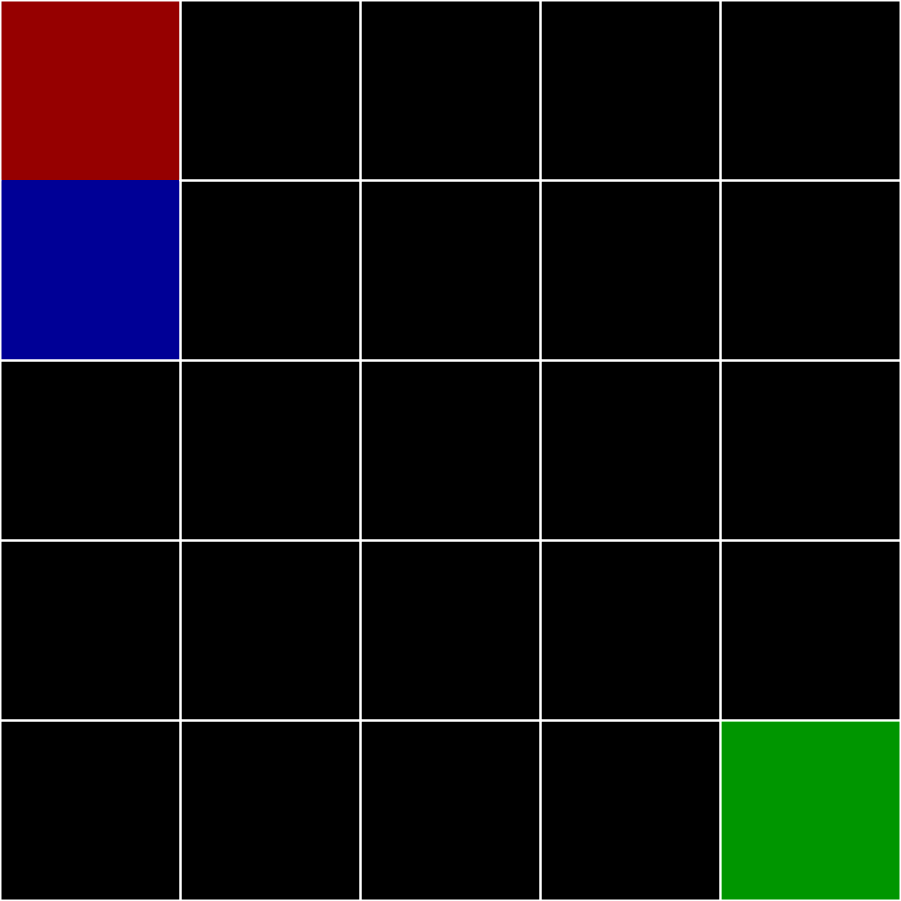
Frame 1 (no input)
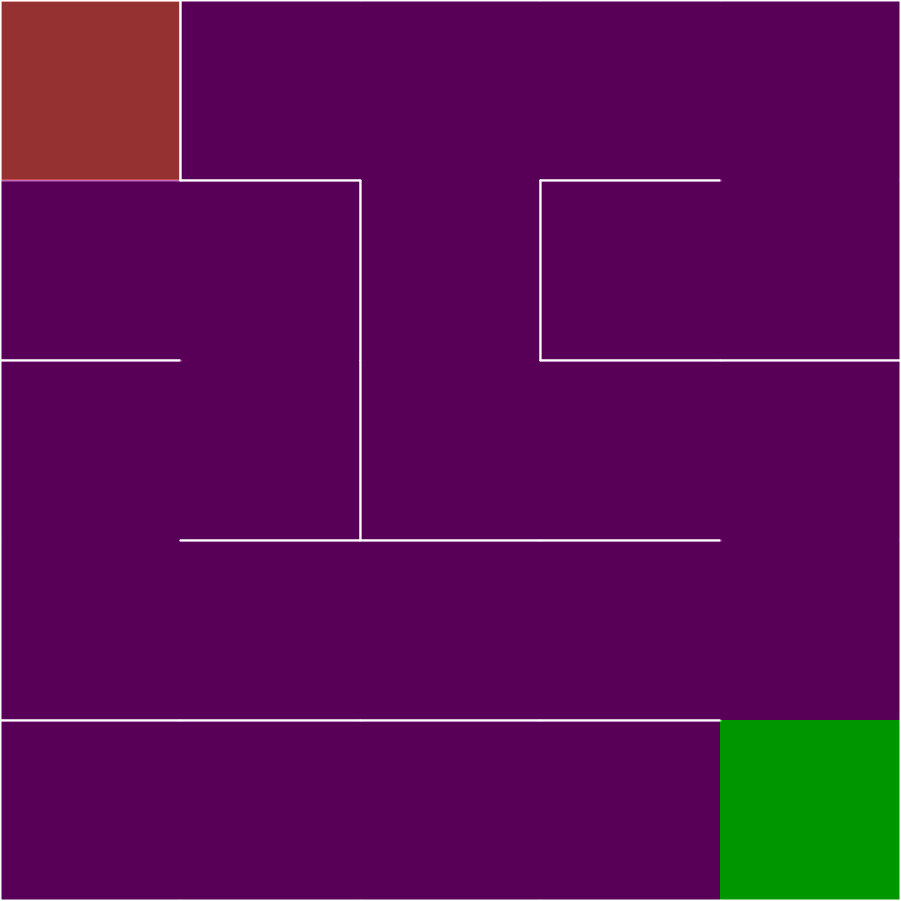
Frame 60 (the mouse pressed at the canvas centre just before this capture)
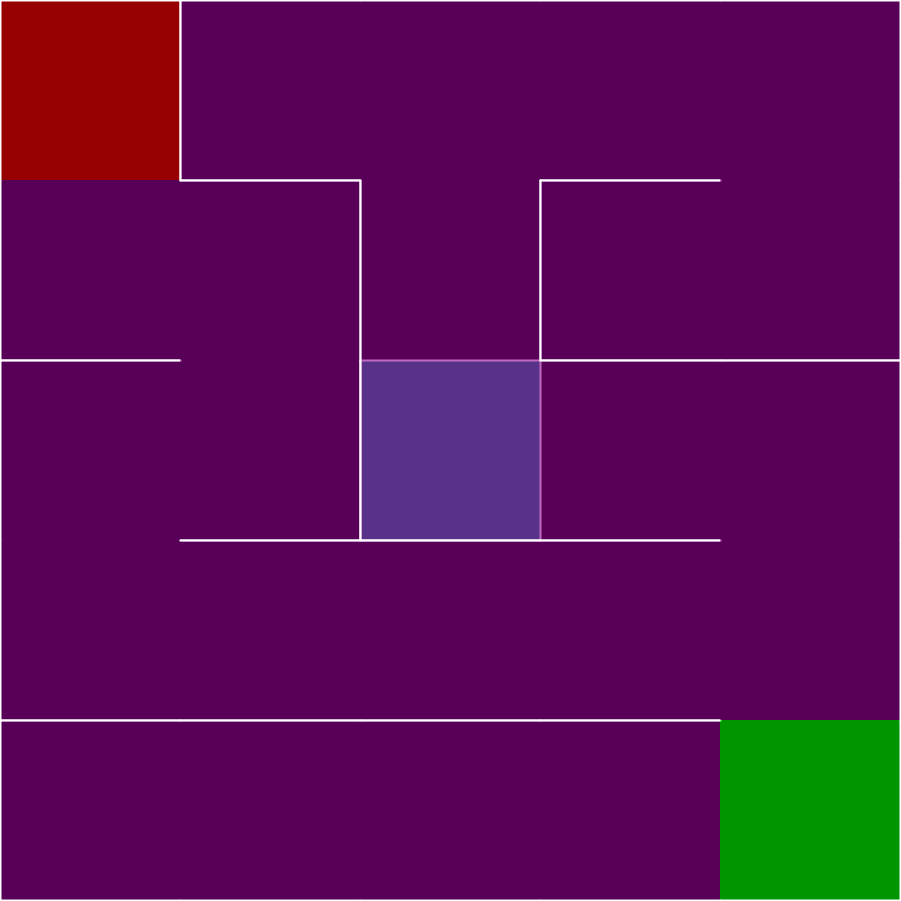
Frame 120 (the mouse held since frame 60 and released just before this capture)

The Processing sketch that drew these frames (run headless with seeded random() and noise(); from frame 60 on, the mouse is pressed at the canvas centre):

// Processing sketch: MainScript
// ── MainScript.pde
ArrayList<Cell> maze;
Creator creator;
ArrayList<Cell> stack;

int nbrCellWidth;
int nbrCellHeight;
float sizeCell;

boolean creationMode;
ArrayList<Cell> playerPath;
boolean solved;

void setup() {
  size(901, 901);
  frameRate(60);

  maze = new ArrayList<Cell>();
  nbrCellWidth = 5;
  nbrCellHeight = 5;
  sizeCell = min(width/nbrCellWidth, height/nbrCellHeight);
  for (int i=0; i<nbrCellWidth; i++) {
    for (int j=0; j<nbrCellHeight; j++) {
      Cell cell = new Cell(i, j, false, false);
      if (i == 0 && j == 0) cell.first = true;
      if (i == nbrCellWidth-1 && j == nbrCellHeight-1) cell.last = true;
      maze.add(cell);
    }
  }
  creator = new Creator();
  stack = new ArrayList<Cell>();
  creationMode = true;
  playerPath = new ArrayList<Cell>();
  playerPath.add(maze.get(0));
  solved = false;
}

void draw() {
  background(0);

  if (creationMode) {
    creator.nextStep();
  } else {
    solvingDisplay();
    if (playerPath.get(playerPath.size()-1).last) solved = true;
  }
  for (Cell cell : maze) {
    cell.display();
  }
}

void removeWall(Cell c1, Cell c2) {
  if (c1.row - c2.row == -1) {
    c1.walls[2] = false;
    c2.walls[0] = false;
  } else if (c1.row - c2.row == 1) {
    c1.walls[0] = false;
    c2.walls[2] = false;
  } else if (c1.col - c2.col == -1) {
    c1.walls[3] = false;
    c2.walls[1] = false;
  } else if (c1.col - c2.col == 1) {
    c1.walls[1] = false;
    c2.walls[3] = false;
  }
}

void solvingDisplay() {
  fill(0, 150, 150, 200);
  rect(floor(mouseX/sizeCell)*sizeCell, floor(mouseY/sizeCell)*sizeCell, sizeCell, sizeCell);
}

void mouseDragged() {
  if (!creationMode) {
    Cell current = getCell(mouseX, mouseY);
    if (current != null && current.isNeighbour(playerPath.get(playerPath.size()-1))) {
      playerPath.add(current);
      current.pathed = true;
    }
  }
}

void mouseClicked() {
  if (!creationMode) {
    boolean erase = false;
    Cell current = getCell(mouseX, mouseY);
    for (Cell cell : playerPath) {
      if (current == cell) {
        erase = true;
        break;
      }
    }
    if (erase) {
      Cell eraser = playerPath.remove(playerPath.size()-1);
      eraser.pathed = false;
      while (eraser != current) {
        eraser = playerPath.remove(playerPath.size()-1);
        eraser.pathed = false;
      }
      playerPath.add(eraser);
      eraser.pathed = true;
    }
  }
}

Cell getCell(int x, int y) {
  Cell cell;
  try {
    cell = maze.get(floor(x/sizeCell)*nbrCellWidth + floor(y/sizeCell));
  } 
  catch(IndexOutOfBoundsException e) {
    return null;
  }
  return cell;
}

// ── Cell.pde
class Cell {
  int row;
  int col;

  boolean first;
  boolean last;
  boolean current;
  boolean stacked;
  boolean visited;
  boolean pathed;
  boolean[] walls;

  Cell(int r, int c, boolean f, boolean l) {
    this.row = r;
    this.col = c;
  
    this.first = f;
    this.last = l;
    this.current = false;
    this.stacked = false;
    this.visited = false;
    this.pathed = false;

    this.walls = new boolean[4];    
    this.walls[0] = true;
    this.walls[1] = true;
    this.walls[2] = true;
    this.walls[3] = true;
  }

  void display() {
    noStroke();
    noFill();
    if(this.first){
      fill(255, 0, 0, 150);
    } else if(this.last){
      fill(0, 255, 0, 150);
    } else if(this.current){
      fill(0, 0, 255, 150);
    } else if(this.stacked){
      fill(150, 0, 0, 150);
    } else if(this.pathed){
      if(solved){
        fill(0, 255, 0);
      } else {
        fill(0);
      }
    } else if (this.visited) {
      fill(150, 0, 150, 150);
    }
    rect(this.row * sizeCell, this.col * sizeCell, sizeCell, sizeCell);
    
    stroke(255);
    strokeWeight(2);
    if (this.walls[0]) line(this.row * sizeCell, this.col * sizeCell, this.row * sizeCell, (this.col+1) * sizeCell); 
    if (this.walls[1]) line(this.row * sizeCell, this.col * sizeCell, (this.row+1) * sizeCell, this.col * sizeCell);
    if (this.walls[2]) line((this.row+1) * sizeCell, this.col * sizeCell, (this.row+1) * sizeCell, (this.col+1) * sizeCell); 
    if (this.walls[3]) line(this.row * sizeCell, (this.col+1) * sizeCell, (this.row+1) * sizeCell, (this.col+1) * sizeCell);
  }

  ArrayList<Cell> getNeighbours() {
    ArrayList<Cell> neighbours = new ArrayList<Cell>();
    if (this.row != 0 && !maze.get((this.row-1)*nbrCellWidth + this.col).visited) neighbours.add(maze.get((this.row-1)*nbrCellWidth + this.col));
    if (this.col != 0 && !maze.get(this.row*nbrCellWidth + this.col-1).visited) neighbours.add(maze.get(this.row*nbrCellWidth + this.col-1));
    if (this.row != nbrCellHeight-1 && !maze.get((this.row+1)*nbrCellWidth + this.col).visited) neighbours.add(maze.get((this.row+1)*nbrCellWidth + this.col));
    if (this.col != nbrCellWidth-1 && !maze.get(this.row*nbrCellWidth + this.col+1).visited) neighbours.add(maze.get(this.row*nbrCellWidth + this.col+1));    
    return neighbours;
  }
  
  boolean isNeighbour(Cell cell){
    boolean neighbour = false;
    if(this.row == cell.row+1 && this.col == cell.col && !this.walls[0]) neighbour = true;
    if(this.row == cell.row && this.col == cell.col+1 && !this.walls[1]) neighbour = true;
    if(this.row == cell.row-1 && this.col == cell.col && !this.walls[2]) neighbour = true;
    if(this.row == cell.row && this.col == cell.col-1 && !this.walls[3]) neighbour = true;
    return neighbour;
  }
}

// ── Creator.pde
class Creator {
  Cell current;

  Creator() {
    this.current = maze.get(0);
    this.current.visited = true;
    this.current.current = true;
  }

  void nextStep() {
    ArrayList<Cell> neighbours = current.getNeighbours();

    if (neighbours.size() != 0) {
      this.current.stacked = true;
      stack.add(this.current);
      int next = floor(random(neighbours.size()));
      removeWall(this.current, neighbours.get(next));
      this.current.current = false;
      this.current = neighbours.get(next);
      this.current.visited = true;
      this.current.current = true;
    } else if (stack.size() != 0) {
      this.current.current = false;
      this.current.stacked = false;
      this.current = stack.remove(stack.size()-1);
      this.current.current = true;
    } else {
      creationMode = false;
    }
  }
}
